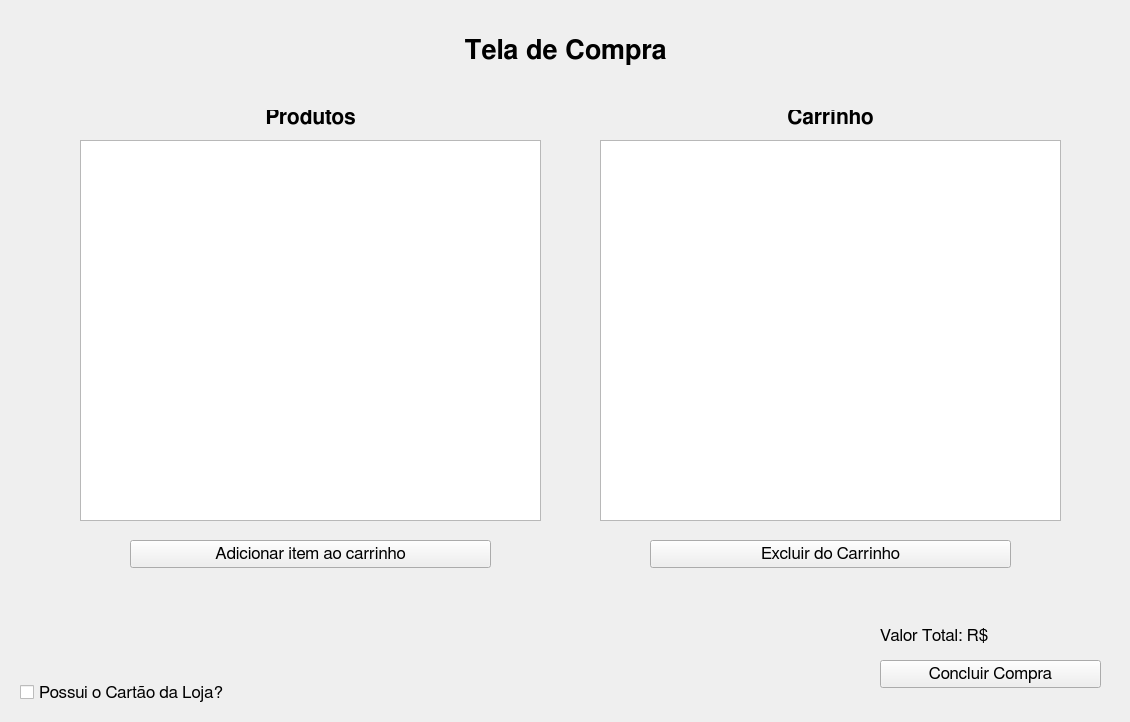
<?xml version="1.0" encoding="UTF-8"?>
<ui version="4.0">
 <class>MainWindow</class>
 <widget class="QMainWindow" name="MainWindow">
  <property name="geometry">
   <rect>
    <x>0</x>
    <y>0</y>
    <width>1130</width>
    <height>722</height>
   </rect>
  </property>
  <property name="font">
   <font>
    <family>FreeSans</family>
    <pointsize>13</pointsize>
   </font>
  </property>
  <property name="windowTitle">
   <string>MenuVendas</string>
  </property>
  <widget class="QWidget" name="centralwidget">
   <widget class="QLabel" name="label_valorTotal">
    <property name="geometry">
     <rect>
      <x>880</x>
      <y>620</y>
      <width>231</width>
      <height>31</height>
     </rect>
    </property>
    <property name="text">
     <string>Valor Total: R$</string>
    </property>
   </widget>
   <widget class="QTableView" name="table_produtos">
    <property name="geometry">
     <rect>
      <x>80</x>
      <y>140</y>
      <width>461</width>
      <height>381</height>
     </rect>
    </property>
   </widget>
   <widget class="QLabel" name="label_produtos">
    <property name="geometry">
     <rect>
      <x>80</x>
      <y>110</y>
      <width>461</width>
      <height>16</height>
     </rect>
    </property>
    <property name="font">
     <font>
      <family>FreeSans</family>
      <pointsize>16</pointsize>
      <bold>true</bold>
     </font>
    </property>
    <property name="text">
     <string>Produtos</string>
    </property>
    <property name="alignment">
     <set>Qt::AlignmentFlag::AlignCenter</set>
    </property>
   </widget>
   <widget class="QPushButton" name="button_adicionarItemCarrinho">
    <property name="geometry">
     <rect>
      <x>130</x>
      <y>540</y>
      <width>361</width>
      <height>28</height>
     </rect>
    </property>
    <property name="text">
     <string>Adicionar item ao carrinho</string>
    </property>
   </widget>
   <widget class="QLabel" name="label_titulo">
    <property name="geometry">
     <rect>
      <x>0</x>
      <y>30</y>
      <width>1131</width>
      <height>41</height>
     </rect>
    </property>
    <property name="font">
     <font>
      <family>Sans</family>
      <pointsize>20</pointsize>
      <bold>true</bold>
     </font>
    </property>
    <property name="text">
     <string>Tela de Compra</string>
    </property>
    <property name="alignment">
     <set>Qt::AlignmentFlag::AlignCenter</set>
    </property>
   </widget>
   <widget class="QPushButton" name="button_concluirCompra">
    <property name="geometry">
     <rect>
      <x>880</x>
      <y>660</y>
      <width>221</width>
      <height>28</height>
     </rect>
    </property>
    <property name="text">
     <string>Concluir Compra</string>
    </property>
   </widget>
   <widget class="QPushButton" name="button_excluirItemCarrinho">
    <property name="geometry">
     <rect>
      <x>650</x>
      <y>540</y>
      <width>361</width>
      <height>28</height>
     </rect>
    </property>
    <property name="text">
     <string>Excluir do Carrinho</string>
    </property>
   </widget>
   <widget class="QLabel" name="label_carrinho">
    <property name="geometry">
     <rect>
      <x>600</x>
      <y>110</y>
      <width>461</width>
      <height>16</height>
     </rect>
    </property>
    <property name="font">
     <font>
      <family>FreeSans</family>
      <pointsize>16</pointsize>
      <bold>true</bold>
     </font>
    </property>
    <property name="text">
     <string>Carrinho</string>
    </property>
    <property name="alignment">
     <set>Qt::AlignmentFlag::AlignCenter</set>
    </property>
   </widget>
   <widget class="QTableView" name="table_carrinho">
    <property name="geometry">
     <rect>
      <x>600</x>
      <y>140</y>
      <width>461</width>
      <height>381</height>
     </rect>
    </property>
   </widget>
   <widget class="QCheckBox" name="checkBox_confirmaCliente">
    <property name="geometry">
     <rect>
      <x>20</x>
      <y>680</y>
      <width>211</width>
      <height>25</height>
     </rect>
    </property>
    <property name="text">
     <string>Possui o Cartão da Loja?</string>
    </property>
   </widget>
  </widget>
 </widget>
 <resources/>
 <connections/>
</ui>
